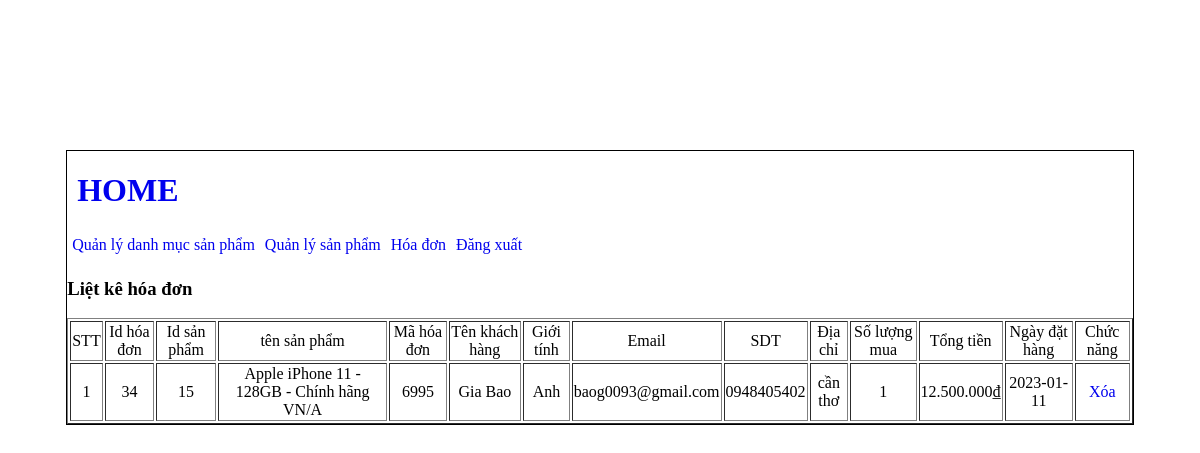
/admin/include.php?action=hoadon&chucnang=them, run on the app's committed database.
### tables this page shows
CREATE TABLE `hoadon` (
  `id_hoadon` int(11) NOT NULL,
  `id_sanpham` int(11) NOT NULL,
  `mahd` varchar(255) NOT NULL,
  `tenkh` varchar(255) NOT NULL,
  `gioitinh` varchar(255) NOT NULL,
  `email` varchar(255) NOT NULL,
  `sdt` varchar(255) NOT NULL,
  `diachi` varchar(255) NOT NULL,
  `soluongmua` int(11) NOT NULL,
  `tongtien` int(11) NOT NULL,
  `ngaydathang` date NOT NULL
);

CREATE TABLE `sanpham` (
  `id_sanpham` int(11) NOT NULL,
  `masp` varchar(255) NOT NULL,
  `tensp` varchar(255) NOT NULL,
  `soluongton` int(11) NOT NULL,
  `giasp` int(11) NOT NULL,
  `hinhanh` varchar(255) NOT NULL,
  `noidung` text NOT NULL,
  `id_danhmuc` int(11) NOT NULL
);

### admin/modules/hoadon/lietke.php (the view)
<?php
  	$sql_lietke_hoadon = "SELECT * FROM hoadon,sanpham WHERE hoadon.id_sanpham= sanpham.id_sanpham ORDER BY id_hoadon DESC";
    $result_lietke_hoadon = mysqli_query($mysqli,$sql_lietke_hoadon);
?>
<h3>Liệt kê hóa đơn</h3>
<table border="1" style="text-align:center;width:100%;">
  <tr>
  <td>STT</td>
  <td>Id hóa đơn</td>
    <td>Id sản phẩm</td>
    <td>tên sản phẩm</td>
    <td>Mã hóa đơn</td>
    <td>Tên khách hàng</td>
    <td>Giới tính</td>
    <td>Email</td>
    <td>SDT</td>
    <td>Địa chỉ</td>
    <td>Số lượng mua</td>
    <td>Tổng tiền</td>
    <td>Ngày đặt hàng</td>
    <td>Chức năng</td>
</tr>
<?php
$i='';
while($row = mysqli_fetch_array( $result_lietke_hoadon)){
    $i++;
?>
<tr>
<td><?php echo $i?></td>
<td><?php echo $row ['id_hoadon'] ?></td>
    <td><?php echo $row ['id_sanpham'] ?></td>
    <td><?php echo $row ['tensp'] ?></td>
    <td><?php echo $row ['mahd'] ?></td>
    <td><?php echo $row ['tenkh'] ?></td>
    <td><?php echo $row ['gioitinh'] ?></td>
    <td><?php echo $row ['email'] ?></td>
    <td><?php echo $row ['sdt'] ?></td>
    <td><?php echo $row ['diachi'] ?></td>
    <td><?php echo $row ['soluongmua'] ?></td>
    <td><?php echo number_format($row['tongtien'],0,',','.').'₫' ?></td>
    <td><?php echo $row ['ngaydathang'] ?></td>
    <td><a href="modules/hoadon/xuly.php?id_hoadon=<?php echo $row['id_hoadon']?>">Xóa</a></td>
  </tr>
    <?php
    }
    ?>
</table>

### admin/include.php (shortened to what this page needs)
<!DOCTYPE html>
<html lang="en">
<head>
    <link rel="stylesheet" type="text/css" href="css/stylead.css">
</head>
<body>
  <div style="margin-top:150px;" class="wrapper">
      <?php include ("modules/header.php") ?>
        <?php include ("modules/menu.php") ?>
        <?php include ("modules/main.php") ?>
        </div>
</body>
</html>

### admin/modules/header.php
<H1><a style="text-decoration: none;margin-left:10px;" href="include.php">HOME</a></H1>

### admin/modules/menu.php
<ul class="admincp_list">
  <li><a href="include.php?action=quanlydanhmucsanpham&chucnang=them">Quản lý danh mục sản phẩm</a></li>
  <li><a href="include.php?action=quanlysanpham&chucnang=them">Quản lý sản phẩm</a></li>
  <li><a href="include.php?action=hoadon&chucnang=them">Hóa đơn</a></li>
  <li><a href="login.php">Đăng xuất</a></li>
</ul>

### admin/modules/main.php (shortened to what this page needs)
<div class="main">
<?php
                 if(isset($_GET['action']) && isset($_GET['chucnang'])){
                    $temp = $_GET['action'];
                    $chucnang =  $_GET['chucnang'];
                }
                else{
					$temp = '';
					$chucnang = '';
				}
                if($temp=='quanlydanhmucsanpham' && $chucnang=='them'){
					include("modules/quanlydanhmucsp/them.php");
					include("modules/quanlydanhmucsp/lietke.php");
				}elseif ($temp=='quanlydanhmucsanpham' && $chucnang=='sua') {
					include("modules/quanlydanhmucsp/sua.php");
				}elseif ($temp=='quanlysanpham' && $chucnang=='them') {
					include("modules/quanlysanpham/them.php");
					include("modules/quanlysanpham/lietke.php");
				}elseif($temp=='quanlysanpham' && $chucnang=='sua'){
					include("modules/quanlysanpham/sua.php");
                }
				elseif ($temp=='hoadon') {
					include("modules/hoadon/lietke.php");
				}
				else{
					include("modules/welcome.php");
				}
        ?>
</div>

### admin/css/stylead.css (style rules this page uses)
ul.admincp_list { padding: 0; margin: 0; list-style: none; }
ul.admincp_list li { float: left; margin: 5px; }
.wrapper { border:1px solid #000; height: auto; width: 90%; margin:0 auto; }

### admin/include.php (style rules this page uses)
a { text-decoration: none; }

### data on the page
hoadon: id_hoadon "34", id_sanpham.id_sanpham "15", id_sanpham.tensp "Apple iPhone 11 - 128GB - Chính hãng VN/A", mahd "6995", tenkh "Gia Bao", gioitinh "Anh", email "baog0093@gmail.com", sdt "0948405402", diachi "cần thơ", soluongmua "1", tongtien "12.500.000", ngaydathang "2023-01-11"
